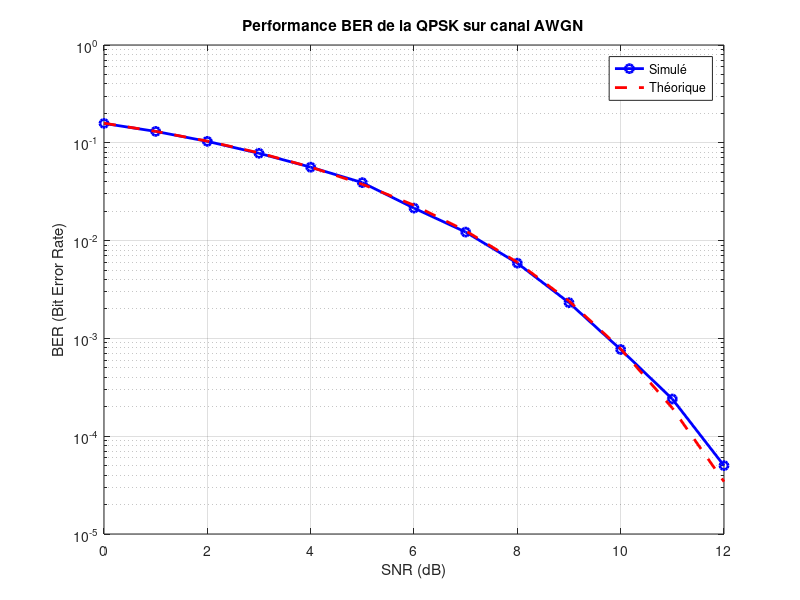
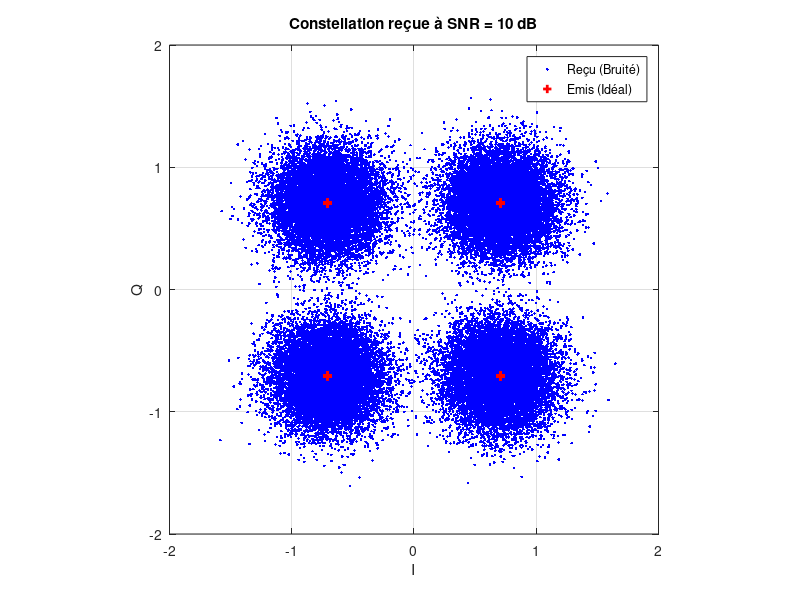

MATLAB code to generate these figures, in order: (Note: this script raises an error after producing the figures.)
%% oui
%% Projet Télécom - Étape 2 : Ajout de Bruit (AWGN) et Courbes BER
clear; clc; close all;

%% 1. Paramètres
numBits = 100000;       % On augmente le nombre de bits pour avoir des stats fiables
M = 4;                  % QPSK
k = log2(M);
numBits = ceil(numBits/k)*k;

SNR_dB_range = 0:1:12;  % Plage de SNR en dB à tester
ber_simule = zeros(size(SNR_dB_range)); % Stockage des résultats

%% 2. Émetteur (TX) - Fixe
dataIn = randi([0 1], numBits, 1);
dataReshaped = reshape(dataIn, k, length(dataIn)/k)';
bits_I = dataReshaped(:, 1);
 bits_Q = dataReshaped(:, 2);

 % Modulation QPSK (Normalisée à 1 Watt)
 sym_I = (2*bits_I - 1);
 sym_Q = (2*bits_Q - 1);
 txSig = (sym_I + 1j*sym_Q) / sqrt(2);

 %% 3. Boucle de Simulation sur le SNR
 fprintf('Simulation en cours...\n');
 for i = 1:length(SNR_dB_range)
     SNR_dB = SNR_dB_range(i);
   
% --- AJOUT DU BRUIT (MANUEL) ---
    % 1. Convertir SNR dB en échelle linéaire
    % SNR = P_signal / P_noise
    % Comme P_signal = 1, alors P_noise = 1 / SNR_lineaire
    SNR_lin = 10^(SNR_dB/10);
    noisePower = 1 / SNR_lin;
  
    % 2. Générer le bruit complexe
    % randn génère un bruit de variance 1. On multiplie par sqrt(Puissance)
    % On divise la puissance du bruit par 2 car elle se répartit sur I et Q
    noiseScale = sqrt(noisePower/2);
    noise = noiseScale * (randn(size(txSig)) + 1j*randn(size(txSig)));
    
     % 3. Signal reçu
     rxSig = txSig + noise;
    
     % --- RÉCEPTEUR (RX) ---
     % Démodulation (décision rigide)
     rx_demod_scaled = rxSig * sqrt(2); % Dénormalisation
     rx_bits_I = real(rx_demod_scaled) > 0;
     rx_bits_Q = imag(rx_demod_scaled) > 0;
    
    % Reconstitution
    dataOutMatrix = [rx_bits_I, rx_bits_Q];
    dataOut = reshape(dataOutMatrix', numBits, 1);
    
    % Calcul des erreurs
    errors = sum(dataIn ~= dataOut);
    ber_simule(i) = errors / numBits;
end

%% 4. Comparaison Théorique (QPSK)
% Formule théorique approximative pour QPSK avec mappage de Gray
% BER = 0.5 * erfc(sqrt(Eb/N0))
% Pour QPSK: SNR = 2 * Eb/N0  => Eb/N0 = SNR_lin / 2
SNR_lin_range = 10.^(SNR_dB_range/10);
ber_theorique = 0.5 * erfc(sqrt(SNR_lin_range / 2)); 

%% 5. Visualisation
figure;
semilogy(SNR_dB_range, ber_simule, 'bo-', 'LineWidth', 2, 'DisplayName', 'Simulé');
hold on;
semilogy(SNR_dB_range, ber_theorique, 'r--', 'LineWidth', 2, 'DisplayName', 'Théorique');
grid on;
xlabel('SNR (dB)');
ylabel('BER (Bit Error Rate)');
title('Performance BER de la QPSK sur canal AWGN');
legend;
axis([0 12 1e-5 1]);

% Visualisation d'une constellation bruitée (pour un SNR moyen, ex: 10dB)
figure;
SNR_demo = 10; 
SNR_lin_demo = 10^(SNR_demo/10);
noiseScale_demo = sqrt((1/SNR_lin_demo)/2);
rxSig_demo = txSig + noiseScale_demo * (randn(size(txSig)) + 1j*randn(size(txSig)));
plot(real(rxSig_demo), imag(rxSig_demo), 'b.');
hold on;
plot(real(txSig(1:100)), imag(txSig(1:100)), 'r+', 'LineWidth', 2); % Points idéaux
title(['Constellation reçue à SNR = ' num2str(SNR_demo) ' dB']);
xlabel('I'); ylabel('Q');
legend('Reçu (Bruité)', 'Emis (Idéal)');
grid on; axis square;


%% Projet Télécom - Tâches I & II : Simulation Complète (Filtrée & Bruitée)
clear; clc; close all;

%% 1. Paramètres Globaux
numBits = 50000;          % Nombre de bits (suffisant pour voir BER ~10^-4)
SNR_dB_range = 0:2:16;    % Plage de SNR à tester
sps = 4;                  % Échantillons par symbole (Oversampling)
rolloff = 0.5;            % Facteur de retombée du filtre
span = 6;                 % Longueur du filtre (en symboles)

% Initialisation des résultats
ber_qpsk = zeros(size(SNR_dB_range));
ber_16qam = zeros(size(SNR_dB_range));

% Création du filtre RRC (Root Raised Cosine)
h = rcosdesign(rolloff, span, sps, 'sqrt');
delay = span * sps / 2;   % Délai introduit par le filtre

fprintf('--- Démarrage de la simulation comparative ---\n');

%% 2. Boucle de Simulation sur le SNR
for i = 1:length(SNR_dB_range)
    SNR_dB = SNR_dB_range(i);
    SNR_lin = 10^(SNR_dB/10);
    
    %% --- CHAÎNE A : QPSK ---
    M = 4; k = 2;
    nBits_Q = ceil(numBits/k)*k;
    dataIn_Q = randi([0 1], nBits_Q, 1);
    
    % Modulation & Mapping
    dataReshaped = reshape(dataIn_Q, k, length(dataIn_Q)/k)';
    sym_I = 2*dataReshaped(:,1) - 1;
    sym_Q = 2*dataReshaped(:,2) - 1;
    txSym_Q = (sym_I + 1j*sym_Q) / sqrt(2);
    
    % Sur-échantillonnage + Filtrage Tx
    txUp_Q = upsample(txSym_Q, sps);
    txSig_Q = conv(txUp_Q, h, 'same');
    
     % Canal AWGN
     % Calcul puissance signal filtré pour ajuster le bruit correctement
     sigPower_Q = mean(abs(txSig_Q).^2);
     noisePower_Q = sigPower_Q / SNR_lin;
     noise_Q = sqrt(noisePower_Q/2) * (randn(size(txSig_Q)) + 1j*randn(size(txSig_Q)));
     rxSig_Q = txSig_Q + noise_Q;
    
     % Récepteur : Filtrage Rx + Sous-échantillonnage
     rxFilt_Q = conv(rxSig_Q, h, 'same');
     rxSym_Q = rxFilt_Q(1:sps:end); % Downsample
    
     % Normalisation (Compensation gain filtre)
     % Le filtre RRC en Tx + Rx change l'amplitude, on renormalise
     rxSym_Q = rxSym_Q / sum(h.^2); 
    
     % Démodulation
     rx_bits_I = real(rxSym_Q) > 0;
     rx_bits_Q = imag(rxSym_Q) > 0;
     dataOut_Q = reshape([rx_bits_I rx_bits_Q]', nBits_Q, 1);
    
     % BER QPSK
     ber_qpsk(i) = sum(dataIn_Q ~= dataOut_Q) / nBits_Q;
    
     %% --- CHAÎNE B : 16-QAM ---
     M = 16; k = 4;
     nBits_16 = ceil(numBits/k)*k;
     dataIn_16 = randi([0 1], nBits_16, 1);
    
     % Mapping 16-QAM (Manuel)
     dataMat = reshape(dataIn_16, k, length(dataIn_16)/k)';
     dec_I = dataMat(:,1)*2 + dataMat(:,2);
     dec_Q = dataMat(:,3)*2 + dataMat(:,4);
     lvl_I = 2*dec_I - 3; 
     lvl_Q = 2*dec_Q - 3;
     txSym_16 = (lvl_I + 1j*lvl_Q) / sqrt(10);
    
     % Filtrage Tx
     txUp_16 = upsample(txSym_16, sps);
     txSig_16 = conv(txUp_16, h, 'same');
    
     % Canal AWGN
     sigPower_16 = mean(abs(txSig_16).^2);
     noisePower_16 = sigPower_16 / SNR_lin;
     noise_16 = sqrt(noisePower_16/2) * (randn(size(txSig_16)) + 1j*randn(size(txSig_16)));
     rxSig_16 = txSig_16 + noise_16;
    
     % Récepteur
     rxFilt_16 = conv(rxSig_16, h, 'same');
     rxSym_16 = rxFilt_16(1:sps:end);
     rxSym_16 = rxSym_16 / sum(h.^2); % Normalisation filtre
     rxSym_16 = rxSym_16 * sqrt(10);  % Dénormalisation énergie 16QAM
    
     % Démodulation 16-QAM (Décision rigide)
     rx_I_raw = real(rxSym_16); rx_Q_raw = imag(rxSym_16);
     dec_I_RX = zeros(size(rx_I_raw)); dec_Q_RX = zeros(size(rx_Q_raw));
    
     % Seuils : -2, 0, 2
     dec_I_RX(rx_I_raw < -2) = 0;
     dec_I_RX(rx_I_raw >= -2 & rx_I_raw < 0) = 1;
     dec_I_RX(rx_I_raw >= 0 & rx_I_raw < 2) = 2;
     dec_I_RX(rx_I_raw >= 2) = 3;
    
     dec_Q_RX(rx_Q_raw < -2) = 0;
     dec_Q_RX(rx_Q_raw >= -2 & rx_Q_raw < 0) = 1;
     dec_Q_RX(rx_Q_raw >= 0 & rx_Q_raw < 2) = 2;
     dec_Q_RX(rx_Q_raw >= 2) = 3;
    
     b1_I = floor(dec_I_RX/2); b2_I = mod(dec_I_RX, 2);
     b1_Q = floor(dec_Q_RX/2); b2_Q = mod(dec_Q_RX, 2);
     dataOut_16 = reshape([b1_I b2_I b1_Q b2_Q]', nBits_16, 1);
    
     % BER 16-QAM
     ber_16qam(i) = sum(dataIn_16 ~= dataOut_16) / nBits_16;
 end

 %% 3. Visualisation Finale
 figure('Name', 'Performance BER avec Filtrage RRC');
 semilogy(SNR_dB_range, ber_qpsk, 'b-o', 'LineWidth', 2, 'DisplayName', 'QPSK (Filtré)');
 hold on;
 semilogy(SNR_dB_range, ber_16qam, 'r-s', 'LineWidth', 2, 'DisplayName', '16-QAM (Filtré)');
 grid on;
 xlabel('SNR (dB)');
 ylabel('BER (Bit Error Rate)');
 title('Comparaison de robustesse : QPSK vs 16-QAM (Canal Filtré)');
 legend;
 ylim([1e-5 1]);

 fprintf('Simulation terminée.\n');
